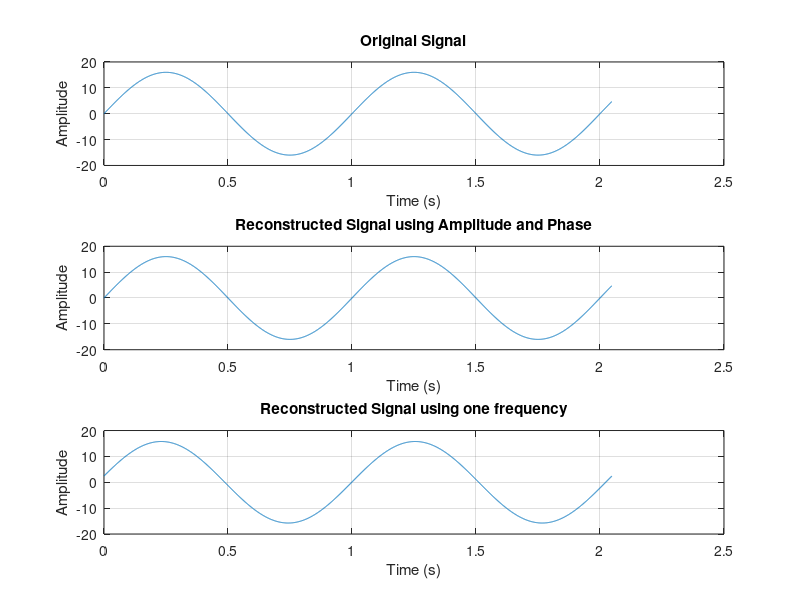
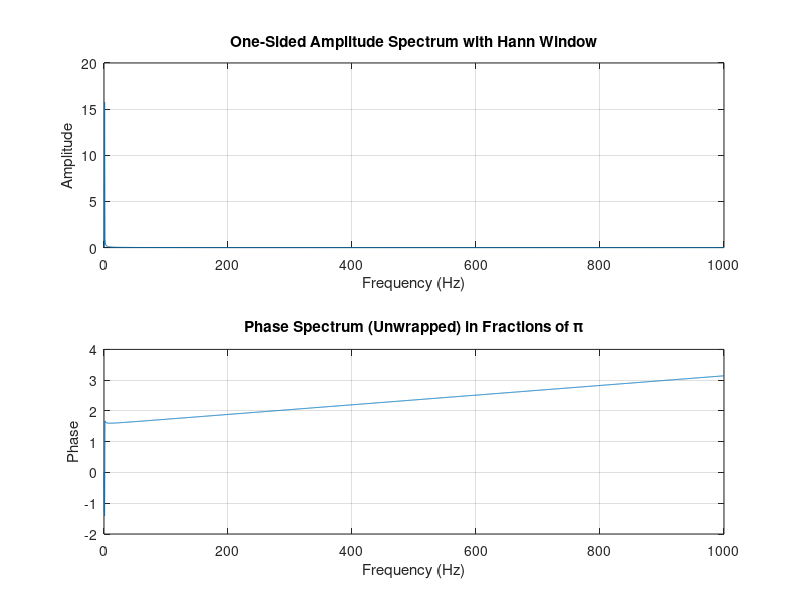
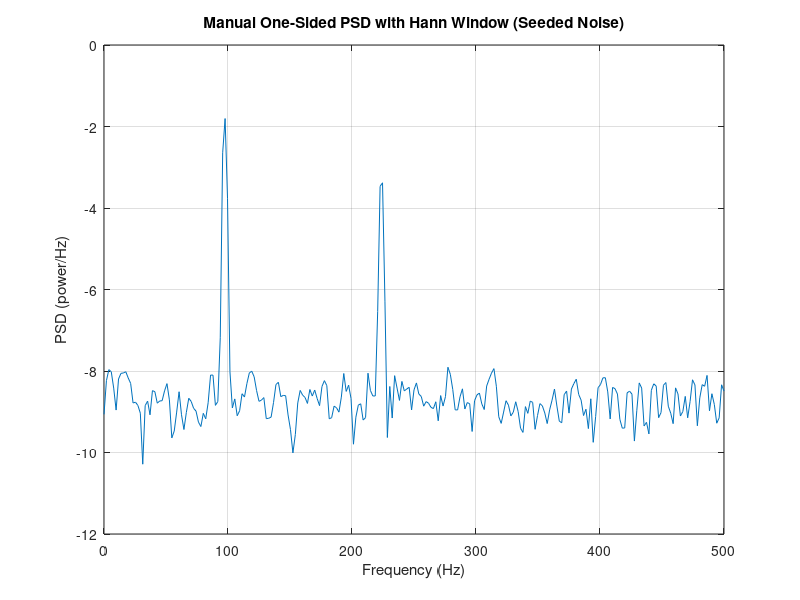

The MATLAB source for these figures, in order: (Note: this script raises an error after producing the figures.)
%% Computing magnitude and phase vs frequency in terms of fractions of pi

% Parameters
fs = 2000;              % Sampling frequency (Hz)
N = 4096;               % Number of samples
t = (0:N-1)/fs;         % Time vector

% Signal: two sine waves + noise
x = 16*sin(2*pi*1*t); % + 1.5*sin(2*pi*250*t) + 0.3*randn(1, N);

% Apply Hann window
% w = hann(N)'; % Uncomment when there is a discrete smpling like turbulent flow
w = ones(1,N);  % Uncomment if there is continuous sampling like sin wave
x_win = x .* w;

% Correct amplitude for energy loss due to window
A_corr = 1 / (sum(w)/N);  % amplitude correction factor

% FFT
X = fft(x_win);  % Compute FFT of the windowed signal
X_mag = abs(X) / N * A_corr;  % Normalize the magnitude and apply correction

% One-sided amplitude spectrum
X_amp = X_mag(1:N/2+1);
X_amp(2:end-1) = 2 * X_amp(2:end-1);  % Double the non-DC and non-Nyquist components

X_phase = zeros(1, N/2+1);  % Initialize phase array
for k = 1:N/2+1
    Re_Xk = real(X(k));  % Real part of X(k)
    Im_Xk = imag(X(k));  % Imaginary part of X(k)
    
    % Calculate phase using atan2 for correct quadrant
    X_phase(k) = atan2(Im_Xk, Re_Xk);  % Phase calculation
end

% Reconstruct the signal using amplitude and phase components
x_reconstructed = zeros(1, N);
for k = 1:N/2+1
    % Frequency for each bin
    f_k = (k-1) * fs / N;  % Frequency for the k-th bin
    % Reconstruct the signal for this frequency component using cosine
    x_reconstructed = x_reconstructed + X_amp(k) * cos(2 * pi * f_k * t + X_phase(k));  % Use cosine for reconstruction
end

% Frequency axis
f = (0:N/2) * fs / N;

% Plot the original signal and the reconstructed signal
figure;

% Plot original signal (before windowing)
subplot(3,1,1);
plot(t, x);  % Plot the original signal
xlabel('Time (s)');
ylabel('Amplitude');
title('Original Signal');
grid on;

% Plot reconstructed signal (using amplitude and phase)
subplot(3,1,2);
plot(t, x_reconstructed);  % Plot the reconstructed signal
xlabel('Time (s)');
ylabel('Amplitude');
title('Reconstructed Signal using Amplitude and Phase');
grid on;

subplot(3,1,3);
plot(t, X_amp(3) * cos(2 * pi * (3-1) * fs / N * t + X_phase(3)));  % Plot the reconstructed signal
xlabel('Time (s)');
ylabel('Amplitude');
title('Reconstructed Signal using one frequency');
grid on;

% Plot magnitude spectrum
figure;
subplot(2,1,1);
plot(f, X_amp);  % Plot the magnitude spectrum
xlabel('Frequency (Hz)');
ylabel('Amplitude');
title('One-Sided Amplitude Spectrum with Hann Window');
grid on;

% Plot phase spectrum in terms of fractions of pi
subplot(2,1,2);
plot(f, X_phase);  % Plot the phase spectrum
xlabel('Frequency (Hz)');
ylabel('Phase');
title('Phase Spectrum (Unwrapped) in Fractions of \pi');
grid on;



%% Using Manual approach power spectrum density
% Set random seed for reproducibility
rng(42);  % You can use any integer

% Parameters
fs = 1000;              % Sampling frequency (Hz)
N = 2048;               % Total number of samples
t = (0:N-1)/fs;         % Time vector

% Signal: non-bin-aligned sinusoids + white noise
x = sin(2*pi*97.3*t) + 0.5*sin(2*pi*223.7*t) + 0.3*randn(1, N);  % Seeded noise

% Windowing setup
win_len = 512;                  % Window length
hop_size = 256;                 % 50% overlap
hann_win = hann(win_len)';      % Hann window (row vector)
U = sum(hann_win.^2) / win_len; % Window power normalization factor

% Segment the signal and compute FFT per segment
num_segments = floor((N - win_len)/hop_size) + 1;
nfft = win_len;
psd_accum = zeros(1, nfft);

for i = 1:num_segments
    idx_start = (i-1)*hop_size + 1;
    idx_end = idx_start + win_len - 1;
    x_seg = x(idx_start:idx_end) .* hann_win;
    
    X = fft(x_seg, nfft);
%     psd_seg = (abs(X).^2) / (fs * win_len * U);
    psd_seg = (X.*conj(X)) / (fs * win_len * U);
    psd_accum = psd_accum + psd_seg;
end

% Average PSD over segments
psd_avg = psd_accum / num_segments;

% One-sided PSD
psd_one_sided = psd_avg(1:nfft/2+1);
psd_one_sided(2:end-1) = 2 * psd_one_sided(2:end-1);

% Frequency axis
f = (0:nfft/2) * fs / nfft;

% Plot
figure;
plot(f, log(psd_one_sided));
xlabel('Frequency (Hz)');
ylabel('PSD (power/Hz)');
title('Manual One-Sided PSD with Hann Window (Seeded Noise)');
grid on;

%% Using pwelch
rng(42);
% Parameters
fs = 1000;           % Sampling frequency (Hz)
N = 2048;            % Number of samples
t = (0:N-1)/fs;      % Time vector

% Create signal: combination of sinusoids + wideband noise
x = sin(2*pi*97.3*t) + 0.5*sin(2*pi*223.7*t) + 0.3*randn(1, N);

% Use Welch method with Hann window to get smooth PSD
window = hann(512);
% window = ones(512,1); % You can try this and find the effect of energy lekeage
noverlap = 256;
nfft = 512;

[pxx, f] = pwelch(x, window, noverlap, nfft, fs);

% Plot
figure;
plot(f, log(pxx));  % PSD in dB/Hz
xlabel('Frequency (Hz)');
ylabel('PSD (power/Hz)');
title('One-Sided PSD of Signal with Continuous Spectrum');
grid on;

%% Using Manual approach for cross power spectrum density

% Set random seed for reproducibility
rng(123);

% Parameters
fs = 1000;              % Sampling frequency (Hz)
N = 2048;               % Number of samples
t = (0:N-1)/fs;         % Time vector

% Generate two correlated random signals (shared freq + noise)
x = sin(2*pi*120.7*t) + 0.5*randn(1, N);
y = 0.8*sin(2*pi*120.7*t + pi/4) + 0.5*randn(1, N);  % Same freq, phase shifted
% rho = 0.0;
% y = rho*x+sqrt(1-rho^2)*randn(1,N);

% Windowing setup
win_len = 512;
hop_size = 256;
hann_win = hann(win_len)';
U = sum(hann_win.^2) / win_len;

% Segment the signals and compute cross-spectrum
num_segments = floor((N - win_len)/hop_size) + 1;
nfft = win_len;
Sxy_accum = zeros(1, nfft);

for i = 1:num_segments
    idx_start = (i-1)*hop_size + 1;
    idx_end = idx_start + win_len - 1;
    
    x_seg = x(idx_start:idx_end) .* hann_win;
    y_seg = y(idx_start:idx_end) .* hann_win;
    
    X = fft(x_seg, nfft);
    Y = fft(y_seg, nfft);
    
    Sxy = (X .* conj(Y)) / (fs * win_len * U);  % Cross spectrum
    Sxy_accum = Sxy_accum + Sxy;
end

% Average over segments
Sxy_avg = Sxy_accum / num_segments;

% One-sided Cross Power Spectral Density
Sxy_one_sided = Sxy_avg(1:nfft/2+1);
Sxy_one_sided(2:end-1) = 2 * Sxy_one_sided(2:end-1);

% Frequency axis
f = (0:nfft/2) * fs / nfft;

% Plot magnitude of CPSD
figure;
plot(f, abs(Sxy_one_sided));
xlabel('Frequency (Hz)');
ylabel('|CPSD|');
title('Cross Power Spectral Density (Magnitude)');
grid on;

% Optional: Plot phase of CPSD
figure;
plot(f, angle(Sxy_one_sided));
xlabel('Frequency (Hz)');
ylabel('Phase (radians)');
title('Phase of Cross Power Spectral Density');
grid on;


%% Using cspd

% Set random seed for reproducibility
rng(123);

% Parameters
fs = 1000;              % Sampling frequency (Hz)
N = 2048;               % Number of samples
t = (0:N-1)/fs;         % Time vector

% Generate two correlated signals (shared sinusoid + noise)
x = sin(2*pi*120.7*t) ;%+ 0.5*randn(1, N);
y = 0.8*sin(2*pi*120.7*t + pi/4) ;%+ 0.5*randn(1, N);  % same freq, phase shifted
% rho = 0.1;
% y = rho*x+sqrt(1-rho^2)*randn(1,N);

% CPSD Parameters
window = hann(512);
nfft = 1024;
overlap = 256;

% Compute CPSD
[Sxy, f] = cpsd(x, y, window, overlap, nfft, fs);

% Plot magnitude of CPSD
figure;
plot(f, abs(Sxy));
xlabel('Frequency (Hz)');
ylabel('|CPSD|');
title('Cross Power Spectral Density (Magnitude) using cpsd');
grid on;

% Plot phase of CPSD
figure;
plot(f, angle(Sxy));
xlabel('Frequency (Hz)');
ylabel('Phase (radians)');
title('Phase of Cross Power Spectral Density using cpsd');
grid on;
